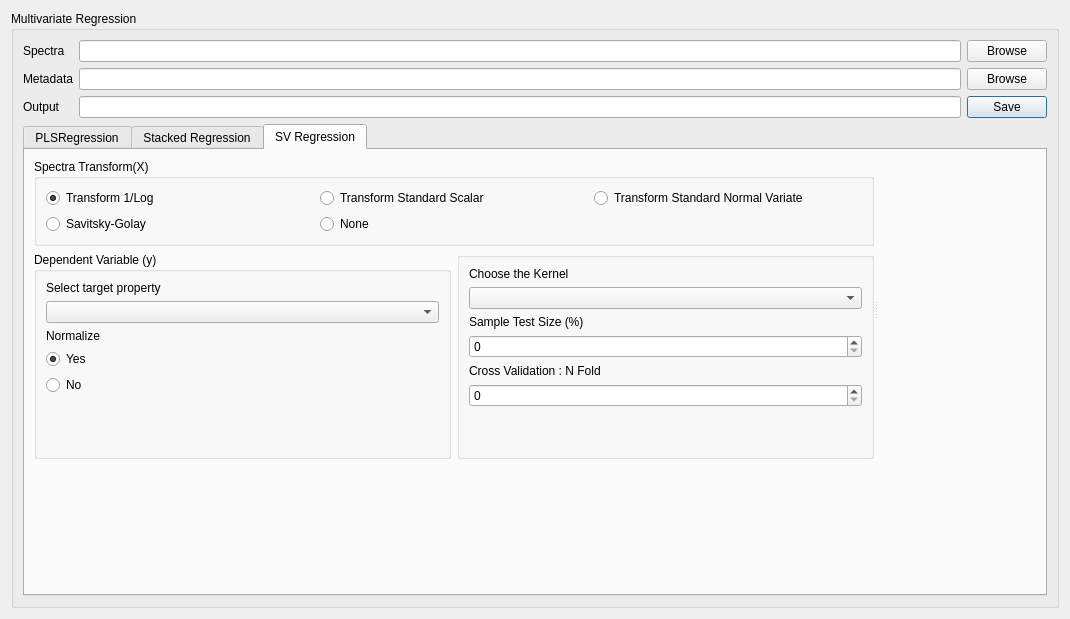
<?xml version="1.0" encoding="UTF-8"?>
<ui version="4.0">
 <class>Form</class>
 <widget class="QDialog" name="Form">
  <property name="geometry">
   <rect>
    <x>0</x>
    <y>0</y>
    <width>1070</width>
    <height>619</height>
   </rect>
  </property>
  <property name="windowTitle">
   <string>Timeseries Analysis</string>
  </property>
  <layout class="QVBoxLayout" name="verticalLayout_7">
   <item>
    <widget class="QGroupBox" name="groupBox">
     <property name="title">
      <string>Multivariate Regression</string>
     </property>
     <layout class="QGridLayout" name="gridLayout">
      <item row="1" column="1">
       <widget class="QLineEdit" name="lineEdit"/>
      </item>
      <item row="0" column="1">
       <widget class="QLineEdit" name="lineEdit_2"/>
      </item>
      <item row="2" column="1">
       <widget class="QLineEdit" name="lineEdit_3"/>
      </item>
      <item row="2" column="2">
       <widget class="QPushButton" name="pushButton_6">
        <property name="text">
         <string>Save</string>
        </property>
       </widget>
      </item>
      <item row="1" column="0">
       <widget class="QLabel" name="label_71">
        <property name="text">
         <string>Metadata</string>
        </property>
       </widget>
      </item>
      <item row="0" column="0">
       <widget class="QLabel" name="label_70">
        <property name="text">
         <string>Spectra</string>
        </property>
       </widget>
      </item>
      <item row="0" column="2">
       <widget class="QPushButton" name="pushButton_4">
        <property name="text">
         <string>Browse</string>
        </property>
       </widget>
      </item>
      <item row="2" column="0">
       <widget class="QLabel" name="label_72">
        <property name="text">
         <string>Output</string>
        </property>
       </widget>
      </item>
      <item row="1" column="2">
       <widget class="QPushButton" name="pushButton_5">
        <property name="text">
         <string>Browse</string>
        </property>
       </widget>
      </item>
      <item row="3" column="0" colspan="3">
       <widget class="QTabWidget" name="tabWidget_4">
        <property name="enabled">
         <bool>true</bool>
        </property>
        <property name="currentIndex">
         <number>2</number>
        </property>
        <widget class="QWidget" name="tab_44">
         <attribute name="title">
          <string>PLSRegression</string>
         </attribute>
         <layout class="QVBoxLayout" name="verticalLayout_14">
          <item>
           <widget class="QSplitter" name="splitter">
            <property name="orientation">
             <enum>Qt::Horizontal</enum>
            </property>
            <widget class="QWidget" name="layoutWidget">
             <layout class="QVBoxLayout" name="verticalLayout_6">
              <item>
               <widget class="QGroupBox" name="groupBox_3">
                <property name="title">
                 <string>Spectra Transform(X)</string>
                </property>
                <layout class="QVBoxLayout" name="verticalLayout_5">
                 <item>
                  <layout class="QGridLayout" name="gridLayout_2">
                   <item row="0" column="0">
                    <widget class="QRadioButton" name="radioButton">
                     <property name="text">
                      <string>Transform 1/Log</string>
                     </property>
                     <property name="checked">
                      <bool>true</bool>
                     </property>
                     <attribute name="buttonGroup">
                      <string notr="true">buttonGroup</string>
                     </attribute>
                    </widget>
                   </item>
                   <item row="0" column="1">
                    <widget class="QRadioButton" name="radioButton_2">
                     <property name="text">
                      <string>Transform Standard Scalar</string>
                     </property>
                     <attribute name="buttonGroup">
                      <string notr="true">buttonGroup</string>
                     </attribute>
                    </widget>
                   </item>
                   <item row="0" column="2">
                    <widget class="QRadioButton" name="radioButton_3">
                     <property name="text">
                      <string>Transform Standard Normal Variate</string>
                     </property>
                     <attribute name="buttonGroup">
                      <string notr="true">buttonGroup</string>
                     </attribute>
                    </widget>
                   </item>
                   <item row="1" column="0">
                    <widget class="QRadioButton" name="radioButton_4">
                     <property name="text">
                      <string>Savitsky-Golay</string>
                     </property>
                     <attribute name="buttonGroup">
                      <string notr="true">buttonGroup</string>
                     </attribute>
                    </widget>
                   </item>
                   <item row="1" column="1">
                    <widget class="QRadioButton" name="radioButton_7">
                     <property name="text">
                      <string>None</string>
                     </property>
                     <attribute name="buttonGroup">
                      <string notr="true">buttonGroup</string>
                     </attribute>
                    </widget>
                   </item>
                  </layout>
                 </item>
                </layout>
               </widget>
              </item>
              <item>
               <layout class="QHBoxLayout" name="horizontalLayout_2">
                <item>
                 <widget class="QGroupBox" name="groupBox_2">
                  <property name="title">
                   <string>Dependent Variable (y)</string>
                  </property>
                  <layout class="QVBoxLayout" name="verticalLayout_4">
                   <item>
                    <layout class="QVBoxLayout" name="verticalLayout">
                     <item>
                      <widget class="QLabel" name="label_76">
                       <property name="text">
                        <string>Select target property</string>
                       </property>
                       <property name="buddy">
                        <cstring></cstring>
                       </property>
                      </widget>
                     </item>
                     <item>
                      <widget class="QComboBox" name="comboBox"/>
                     </item>
                    </layout>
                   </item>
                   <item>
                    <layout class="QVBoxLayout" name="verticalLayout_3">
                     <item>
                      <widget class="QLabel" name="label_77">
                       <property name="text">
                        <string>Normalize</string>
                       </property>
                       <property name="buddy">
                        <cstring></cstring>
                       </property>
                      </widget>
                     </item>
                     <item>
                      <widget class="QRadioButton" name="radioButton_5">
                       <property name="text">
                        <string>Yes</string>
                       </property>
                       <property name="checked">
                        <bool>false</bool>
                       </property>
                       <attribute name="buttonGroup">
                        <string notr="true">buttonGroup_2</string>
                       </attribute>
                      </widget>
                     </item>
                     <item>
                      <widget class="QRadioButton" name="radioButton_6">
                       <property name="text">
                        <string>No</string>
                       </property>
                       <property name="checked">
                        <bool>true</bool>
                       </property>
                       <attribute name="buttonGroup">
                        <string notr="true">buttonGroup_2</string>
                       </attribute>
                      </widget>
                     </item>
                     <item>
                      <spacer name="verticalSpacer_35">
                       <property name="orientation">
                        <enum>Qt::Vertical</enum>
                       </property>
                       <property name="sizeHint" stdset="0">
                        <size>
                         <width>20</width>
                         <height>23</height>
                        </size>
                       </property>
                      </spacer>
                     </item>
                    </layout>
                   </item>
                  </layout>
                 </widget>
                </item>
                <item>
                 <widget class="QGroupBox" name="groupBox_35">
                  <property name="title">
                   <string/>
                  </property>
                  <layout class="QVBoxLayout" name="verticalLayout_2">
                   <item>
                    <layout class="QHBoxLayout" name="horizontalLayout">
                     <item>
                      <widget class="QRadioButton" name="radioButton_8">
                       <property name="text">
                        <string>Validation</string>
                       </property>
                       <property name="checked">
                        <bool>true</bool>
                       </property>
                      </widget>
                     </item>
                     <item>
                      <widget class="QRadioButton" name="radioButton_9">
                       <property name="text">
                        <string>Testing</string>
                       </property>
                      </widget>
                     </item>
                    </layout>
                   </item>
                   <item>
                    <widget class="QLabel" name="label_75">
                     <property name="text">
                      <string>Number of Components</string>
                     </property>
                     <property name="buddy">
                      <cstring></cstring>
                     </property>
                    </widget>
                   </item>
                   <item>
                    <widget class="QSpinBox" name="componentSb"/>
                   </item>
                   <item>
                    <widget class="QLabel" name="label">
                     <property name="text">
                      <string>Sample Test Size (%)</string>
                     </property>
                    </widget>
                   </item>
                   <item>
                    <widget class="QSpinBox" name="testSizeSb"/>
                   </item>
                   <item>
                    <widget class="QLabel" name="label_78">
                     <property name="text">
                      <string>Cross Validation : N Fold</string>
                     </property>
                     <property name="buddy">
                      <cstring></cstring>
                     </property>
                    </widget>
                   </item>
                   <item>
                    <widget class="QSpinBox" name="crossValSb"/>
                   </item>
                   <item>
                    <spacer name="verticalSpacer">
                     <property name="orientation">
                      <enum>Qt::Vertical</enum>
                     </property>
                     <property name="sizeHint" stdset="0">
                      <size>
                       <width>20</width>
                       <height>40</height>
                      </size>
                     </property>
                    </spacer>
                   </item>
                  </layout>
                 </widget>
                </item>
               </layout>
              </item>
             </layout>
            </widget>
            <widget class="QMatplotlibWidget" name="mplWidgetSpectral_6" native="true"/>
           </widget>
          </item>
         </layout>
        </widget>
        <widget class="QWidget" name="tab">
         <attribute name="title">
          <string>Stacked Regression</string>
         </attribute>
         <layout class="QVBoxLayout" name="verticalLayout_10">
          <item>
           <widget class="QSplitter" name="splitter_2">
            <property name="orientation">
             <enum>Qt::Horizontal</enum>
            </property>
            <widget class="QWidget" name="layoutWidget">
             <layout class="QVBoxLayout" name="verticalLayout_9">
              <item>
               <widget class="QGroupBox" name="groupBox_14">
                <property name="title">
                 <string>Spectra Transform(X)</string>
                </property>
                <layout class="QGridLayout" name="gridLayout_11">
                 <item row="0" column="0">
                  <layout class="QGridLayout" name="gridLayout_12">
                   <item row="0" column="0">
                    <widget class="QRadioButton" name="radioButton_37">
                     <property name="text">
                      <string>Transform 1/Log</string>
                     </property>
                     <property name="checked">
                      <bool>true</bool>
                     </property>
                     <attribute name="buttonGroup">
                      <string notr="true">buttonGroup_4</string>
                     </attribute>
                    </widget>
                   </item>
                   <item row="0" column="1">
                    <widget class="QRadioButton" name="radioButton_38">
                     <property name="text">
                      <string>Transform Standard Scalar</string>
                     </property>
                     <attribute name="buttonGroup">
                      <string notr="true">buttonGroup_4</string>
                     </attribute>
                    </widget>
                   </item>
                   <item row="0" column="2">
                    <widget class="QRadioButton" name="radioButton_39">
                     <property name="text">
                      <string>Transform Standard Normal Variate</string>
                     </property>
                     <attribute name="buttonGroup">
                      <string notr="true">buttonGroup_4</string>
                     </attribute>
                    </widget>
                   </item>
                   <item row="1" column="0">
                    <widget class="QRadioButton" name="radioButton_40">
                     <property name="text">
                      <string>Savitsky-Golay</string>
                     </property>
                     <attribute name="buttonGroup">
                      <string notr="true">buttonGroup_4</string>
                     </attribute>
                    </widget>
                   </item>
                   <item row="1" column="1">
                    <widget class="QRadioButton" name="radioButton_41">
                     <property name="text">
                      <string>None</string>
                     </property>
                     <attribute name="buttonGroup">
                      <string notr="true">buttonGroup_4</string>
                     </attribute>
                    </widget>
                   </item>
                  </layout>
                 </item>
                </layout>
               </widget>
              </item>
              <item>
               <layout class="QHBoxLayout" name="horizontalLayout_9">
                <item>
                 <widget class="QGroupBox" name="groupBox_15">
                  <property name="title">
                   <string>Dependent Variable (y)</string>
                  </property>
                  <layout class="QVBoxLayout" name="verticalLayout_19">
                   <item>
                    <layout class="QVBoxLayout" name="verticalLayout_20">
                     <item>
                      <widget class="QLabel" name="label_91">
                       <property name="text">
                        <string>Select target property</string>
                       </property>
                      </widget>
                     </item>
                     <item>
                      <widget class="QComboBox" name="comboBox_5"/>
                     </item>
                    </layout>
                   </item>
                   <item>
                    <layout class="QVBoxLayout" name="verticalLayout_21">
                     <item>
                      <widget class="QLabel" name="label_92">
                       <property name="text">
                        <string>Normalize</string>
                       </property>
                       <property name="buddy">
                        <cstring></cstring>
                       </property>
                      </widget>
                     </item>
                     <item>
                      <widget class="QRadioButton" name="radioButton_42">
                       <property name="text">
                        <string>Yes</string>
                       </property>
                       <property name="checked">
                        <bool>true</bool>
                       </property>
                       <attribute name="buttonGroup">
                        <string notr="true">buttonGroup_6</string>
                       </attribute>
                      </widget>
                     </item>
                     <item>
                      <widget class="QRadioButton" name="radioButton_43">
                       <property name="text">
                        <string>No</string>
                       </property>
                       <attribute name="buttonGroup">
                        <string notr="true">buttonGroup_6</string>
                       </attribute>
                      </widget>
                     </item>
                     <item>
                      <spacer name="verticalSpacer_43">
                       <property name="orientation">
                        <enum>Qt::Vertical</enum>
                       </property>
                       <property name="sizeHint" stdset="0">
                        <size>
                         <width>20</width>
                         <height>23</height>
                        </size>
                       </property>
                      </spacer>
                     </item>
                    </layout>
                   </item>
                  </layout>
                 </widget>
                </item>
                <item>
                 <widget class="QGroupBox" name="groupBox_39">
                  <property name="title">
                   <string/>
                  </property>
                  <layout class="QVBoxLayout" name="verticalLayout_8">
                   <item>
                    <widget class="QLabel" name="label_93">
                     <property name="text">
                      <string>Number of Components</string>
                     </property>
                    </widget>
                   </item>
                   <item>
                    <widget class="QSpinBox" name="compStackedSb"/>
                   </item>
                   <item>
                    <widget class="QLabel" name="label_5">
                     <property name="text">
                      <string>Sample Test Size (%)</string>
                     </property>
                    </widget>
                   </item>
                   <item>
                    <widget class="QSpinBox" name="testSizeStackedSb"/>
                   </item>
                   <item>
                    <widget class="QLabel" name="label_94">
                     <property name="text">
                      <string>Cross Validation : N Fold</string>
                     </property>
                    </widget>
                   </item>
                   <item>
                    <widget class="QSpinBox" name="crossValStackedSb"/>
                   </item>
                   <item>
                    <spacer name="verticalSpacer_2">
                     <property name="orientation">
                      <enum>Qt::Vertical</enum>
                     </property>
                     <property name="sizeHint" stdset="0">
                      <size>
                       <width>20</width>
                       <height>40</height>
                      </size>
                     </property>
                    </spacer>
                   </item>
                  </layout>
                 </widget>
                </item>
               </layout>
              </item>
             </layout>
            </widget>
            <widget class="QMatplotlibWidget" name="mplWidgetSpectral_9" native="true"/>
           </widget>
          </item>
          <item>
           <spacer name="verticalSpacer_45">
            <property name="orientation">
             <enum>Qt::Vertical</enum>
            </property>
            <property name="sizeHint" stdset="0">
             <size>
              <width>20</width>
              <height>25</height>
             </size>
            </property>
           </spacer>
          </item>
         </layout>
        </widget>
        <widget class="QWidget" name="tab_2">
         <attribute name="title">
          <string>SV Regression</string>
         </attribute>
         <layout class="QVBoxLayout" name="verticalLayout_13">
          <item>
           <widget class="QSplitter" name="splitter_3">
            <property name="orientation">
             <enum>Qt::Horizontal</enum>
            </property>
            <widget class="QWidget" name="layoutWidget">
             <layout class="QVBoxLayout" name="verticalLayout_12">
              <item>
               <widget class="QGroupBox" name="groupBox_17">
                <property name="title">
                 <string>Spectra Transform(X)</string>
                </property>
                <layout class="QGridLayout" name="gridLayout_17">
                 <item row="0" column="0">
                  <layout class="QGridLayout" name="gridLayout_18">
                   <item row="0" column="0">
                    <widget class="QRadioButton" name="radioButton_46">
                     <property name="text">
                      <string>Transform 1/Log</string>
                     </property>
                     <property name="checked">
                      <bool>true</bool>
                     </property>
                     <attribute name="buttonGroup">
                      <string notr="true">buttonGroup_5</string>
                     </attribute>
                    </widget>
                   </item>
                   <item row="0" column="1">
                    <widget class="QRadioButton" name="radioButton_47">
                     <property name="text">
                      <string>Transform Standard Scalar</string>
                     </property>
                     <attribute name="buttonGroup">
                      <string notr="true">buttonGroup_5</string>
                     </attribute>
                    </widget>
                   </item>
                   <item row="0" column="2">
                    <widget class="QRadioButton" name="radioButton_48">
                     <property name="text">
                      <string>Transform Standard Normal Variate</string>
                     </property>
                     <attribute name="buttonGroup">
                      <string notr="true">buttonGroup_5</string>
                     </attribute>
                    </widget>
                   </item>
                   <item row="1" column="0">
                    <widget class="QRadioButton" name="radioButton_49">
                     <property name="text">
                      <string>Savitsky-Golay</string>
                     </property>
                     <attribute name="buttonGroup">
                      <string notr="true">buttonGroup_5</string>
                     </attribute>
                    </widget>
                   </item>
                   <item row="1" column="1">
                    <widget class="QRadioButton" name="radioButton_50">
                     <property name="text">
                      <string>None</string>
                     </property>
                     <attribute name="buttonGroup">
                      <string notr="true">buttonGroup_5</string>
                     </attribute>
                    </widget>
                   </item>
                  </layout>
                 </item>
                </layout>
               </widget>
              </item>
              <item>
               <layout class="QHBoxLayout" name="horizontalLayout_10">
                <item>
                 <widget class="QGroupBox" name="groupBox_18">
                  <property name="title">
                   <string>Dependent Variable (y)</string>
                  </property>
                  <layout class="QVBoxLayout" name="verticalLayout_23">
                   <item>
                    <layout class="QVBoxLayout" name="verticalLayout_24">
                     <item>
                      <widget class="QLabel" name="label_95">
                       <property name="text">
                        <string>Select target property</string>
                       </property>
                      </widget>
                     </item>
                     <item>
                      <widget class="QComboBox" name="comboBox_6"/>
                     </item>
                    </layout>
                   </item>
                   <item>
                    <layout class="QVBoxLayout" name="verticalLayout_25">
                     <item>
                      <widget class="QLabel" name="label_96">
                       <property name="text">
                        <string>Normalize</string>
                       </property>
                       <property name="buddy">
                        <cstring></cstring>
                       </property>
                      </widget>
                     </item>
                     <item>
                      <widget class="QRadioButton" name="radioButton_51">
                       <property name="text">
                        <string>Yes</string>
                       </property>
                       <property name="checked">
                        <bool>true</bool>
                       </property>
                       <attribute name="buttonGroup">
                        <string notr="true">buttonGroup_8</string>
                       </attribute>
                      </widget>
                     </item>
                     <item>
                      <widget class="QRadioButton" name="radioButton_52">
                       <property name="text">
                        <string>No</string>
                       </property>
                       <property name="checked">
                        <bool>false</bool>
                       </property>
                       <attribute name="buttonGroup">
                        <string notr="true">buttonGroup_8</string>
                       </attribute>
                      </widget>
                     </item>
                     <item>
                      <spacer name="verticalSpacer_44">
                       <property name="orientation">
                        <enum>Qt::Vertical</enum>
                       </property>
                       <property name="sizeHint" stdset="0">
                        <size>
                         <width>20</width>
                         <height>23</height>
                        </size>
                       </property>
                      </spacer>
                     </item>
                    </layout>
                   </item>
                  </layout>
                 </widget>
                </item>
                <item>
                 <widget class="QGroupBox" name="groupBox_40">
                  <property name="title">
                   <string/>
                  </property>
                  <layout class="QVBoxLayout" name="verticalLayout_11">
                   <item>
                    <widget class="QLabel" name="label_97">
                     <property name="text">
                      <string>Choose the Kernel</string>
                     </property>
                    </widget>
                   </item>
                   <item>
                    <widget class="QComboBox" name="comboBox_2"/>
                   </item>
                   <item>
                    <widget class="QLabel" name="label_6">
                     <property name="text">
                      <string>Sample Test Size (%)</string>
                     </property>
                    </widget>
                   </item>
                   <item>
                    <widget class="QSpinBox" name="testSizeSvSb"/>
                   </item>
                   <item>
                    <widget class="QLabel" name="label_98">
                     <property name="text">
                      <string>Cross Validation : N Fold</string>
                     </property>
                    </widget>
                   </item>
                   <item>
                    <widget class="QSpinBox" name="crossValSvSb"/>
                   </item>
                   <item>
                    <spacer name="verticalSpacer_3">
                     <property name="orientation">
                      <enum>Qt::Vertical</enum>
                     </property>
                     <property name="sizeHint" stdset="0">
                      <size>
                       <width>20</width>
                       <height>40</height>
                      </size>
                     </property>
                    </spacer>
                   </item>
                  </layout>
                 </widget>
                </item>
               </layout>
              </item>
             </layout>
            </widget>
            <widget class="QMatplotlibWidget" name="mplWidgetSpectral_10" native="true"/>
           </widget>
          </item>
          <item>
           <spacer name="verticalSpacer_46">
            <property name="orientation">
             <enum>Qt::Vertical</enum>
            </property>
            <property name="sizeHint" stdset="0">
             <size>
              <width>20</width>
              <height>26</height>
             </size>
            </property>
           </spacer>
          </item>
         </layout>
        </widget>
       </widget>
      </item>
     </layout>
    </widget>
   </item>
  </layout>
 </widget>
 <customwidgets>
  <customwidget>
   <class>QMatplotlibWidget</class>
   <extends>QWidget</extends>
   <header>Ui.qmatplotlibwidget</header>
   <container>1</container>
  </customwidget>
 </customwidgets>
 <resources/>
 <connections/>
 <buttongroups>
  <buttongroup name="buttonGroup_2"/>
  <buttongroup name="buttonGroup_4"/>
  <buttongroup name="buttonGroup_8"/>
  <buttongroup name="buttonGroup_6"/>
  <buttongroup name="buttonGroup"/>
  <buttongroup name="buttonGroup_5"/>
 </buttongroups>
</ui>
